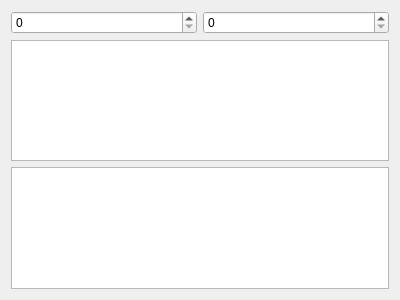
<?xml version="1.0" encoding="UTF-8"?>
<ui version="4.0">
 <class>BufferViewer</class>
 <widget class="QWidget" name="BufferViewer">
  <property name="geometry">
   <rect>
    <x>0</x>
    <y>0</y>
    <width>400</width>
    <height>300</height>
   </rect>
  </property>
  <property name="windowTitle">
   <string>Form</string>
  </property>
  <layout class="QVBoxLayout" name="verticalLayout">
   <item>
    <layout class="QHBoxLayout" name="horizontalLayout">
     <item>
      <widget class="QSpinBox" name="offset">
       <property name="toolTip">
        <string>offset</string>
       </property>
      </widget>
     </item>
     <item>
      <widget class="QSpinBox" name="size">
       <property name="toolTip">
        <string>size</string>
       </property>
      </widget>
     </item>
    </layout>
   </item>
   <item>
    <widget class="QTableView" name="headerData"/>
   </item>
   <item>
    <widget class="QTableView" name="trailingArrayData"/>
   </item>
  </layout>
 </widget>
 <resources/>
 <connections/>
</ui>
